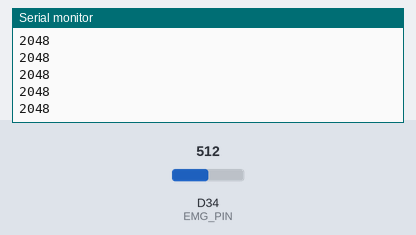
Simulated run of this sketch. Board: Arduino Due. Shown: the last lines printed to the serial monitor. Inputs (shaded band) come from the test bench; at power-on: D34 (EMG_PIN) = 512 (analog values on the 0–1023 scale).

Above: at 1.2 s.
1.3 s: D34 (EMG_PIN) set to 716
At 1.9 s:
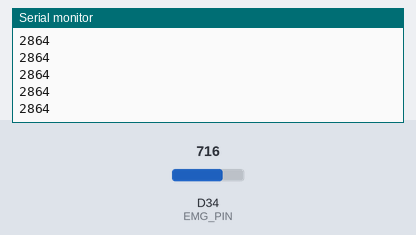
2.8 s: D34 (EMG_PIN) set to 900
At 3.6 s:
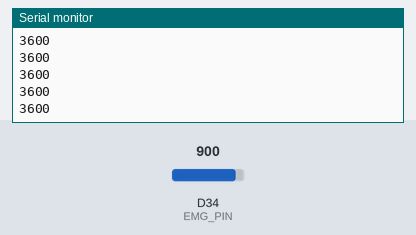
Timing chart, 0 to 5.4 s (numbered marks = the images above; inputs shaded):
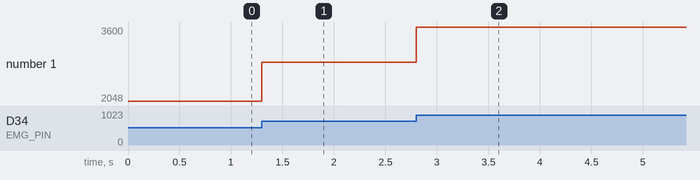

Measured:
- after the input at 1.3 s, the serial monitor: prints a new line at once (image 1)
- after the input at 2.8 s, the serial monitor: prints a new line at once (image 2)
- plotted number 1: 2048 → 2864 after the input at 1.3 s, 2864 → 3600 after the input at 2.8 s

The sketch:

emg_read.ino
```cpp
const int EMG_PIN = 34;

void setup() {
  Serial.begin(115200);
  analogReadResolution(12);
}

void loop() {
  int raw = analogRead(EMG_PIN);
  Serial.println(raw);
  delay(2);
}
```
